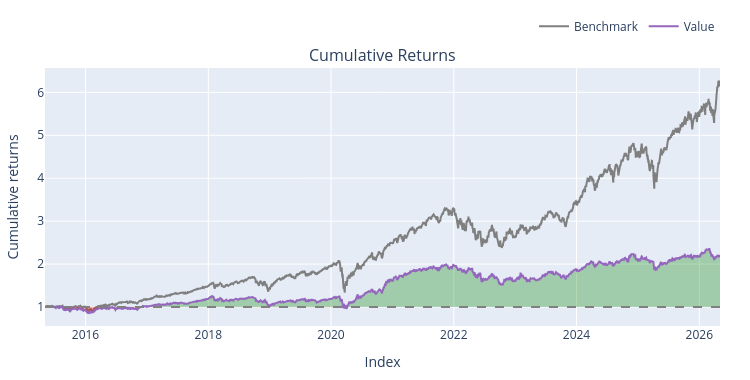

The notebook cell this image was saved under:
### Markdown cell above
### Donchian Channels strategy

### Code cell
macd_dict = {}
signal_dict = {}
hist_dict = {}
rsi_dict = {}
obv_dict = {}
obv_ma_dict = {}
bb_upper_dict = {}
bb_middle_dict = {}
bb_lower_dict = {}
dc_upper_dict = {}
dc_middle_dict = {}
dc_lower_dict = {}

donchian_window = 20

for ticker in close_df.columns:
    prices = close_df[ticker].to_numpy(dtype=np.float64)
    high_series = high_df[ticker]
    low_series = low_df[ticker]
    volume_values = volume_df[ticker].values

    macd, signal, hist = talib.MACD(
        prices,
        fastperiod=12,
        slowperiod=26,
        signalperiod=9
    )

    rsi = talib.RSI(
        prices,
        timeperiod=14
    )

    obv = talib.OBV(close_df[ticker].to_numpy(dtype = np.float64), volume_df[ticker].to_numpy(dtype = np.float64))
    oma = pd.Series(obv, index=close_df.index).rolling(20).mean()

    upper, middle, lower = talib.BBANDS(
        prices,
        timeperiod=20,
        nbdevup=2,
        nbdevdn=2,
        matype=0
    )

    donchian_upper = high_series.rolling(window=donchian_window).max().shift(1)
    donchian_lower = low_series.rolling(window=donchian_window).min().shift(1)
    donchian_middle = (donchian_upper + donchian_lower) / 2


    macd_dict[ticker] = macd
    signal_dict[ticker] = signal
    hist_dict[ticker] = hist
    rsi_dict[ticker] = rsi
    obv_dict[ticker] = obv
    obv_ma_dict[ticker] = oma
    bb_upper_dict[ticker] = upper
    bb_middle_dict[ticker] =  middle
    bb_lower_dict[ticker] = lower
    dc_upper_dict[ticker] = donchian_upper
    dc_lower_dict[ticker] = donchian_lower
    dc_middle_dict[ticker] = donchian_middle

macd_df = pd.DataFrame(macd_dict, index=close_df.index)
signal_df = pd.DataFrame(signal_dict, index=close_df.index)
hist_df = pd.DataFrame(hist_dict, index=close_df.index)
rsi_df = pd.DataFrame(rsi_dict, index = close_df.index )
obv_df = pd.DataFrame(obv_dict, index = close_df.index)
oma_df = pd.DataFrame(obv_ma_dict, index = close_df.index)
upper_df = pd.DataFrame(bb_upper_dict, index = close_df.index)
middle_df = pd.DataFrame(bb_middle_dict, index=close_df.index)
lower_df = pd.DataFrame(bb_lower_dict, close_df.index)
donchian_upper_df = pd.DataFrame(dc_upper_dict, index=close_df.index)
donchian_middle_df = pd.DataFrame(dc_middle_dict, index=close_df.index)
donchian_lower_df = pd.DataFrame(dc_lower_dict, index=close_df.index)


entries = (close_df >= donchian_middle_df).shift(1).fillna(False).astype(bool)
exits = (close_df < donchian_middle_df).shift(1).fillna(False).astype(bool)


backtest1 = vbt.Portfolio.from_signals(
    close=close_df,
    open = open_df,
    high = high_df,
    low = low_df,
    entries=entries,
    exits=exits,
    init_cash=100_000.0,
    size=0.1,                         
    size_type='percent',
    cash_sharing=True,                 
    group_by=True,                     
    freq='1D',
    fees=0.001,
    sl_stop = 0.10,
       
)


print(backtest1.stats())
backtest1.plot().show()

### Figure 1 — Plotly figure (JSON) as saved in the notebook; plotly's stock layout.template omitted (floating-point values rounded to 4 significant figures; data arrays with more than 128 entries replaced by an {"elided": "..."} marker saying what was removed)
{"data": [{"legendgroup": "0", "line": {"color": "#7f7f7f"}, "name": "Benchmark", "showlegend": true, "type": "scatter", "uid": "b381d26f-055a-40bc-901a-2bd9ca2fe938", "x": {"elided": "2766 str values"}, "xaxis": "x", "y": {"elided": "2766 float values"}, "yaxis": "y"}, {"hoverinfo": "skip", "legendgroup": "1", "line": {"color": "rgba(0, 0, 0, 0)", "width": 0}, "opacity": 0, "showlegend": false, "type": "scatter", "uid": "7486ce9b-32a1-4474-a330-7b9cb5efcc64", "x": {"elided": "2766 str values"}, "xaxis": "x", "y": {"elided": "2766 int values"}, "yaxis": "y"}, {"connectgaps": false, "fill": "tonexty", "fillcolor": "rgba(0, 128, 0, 0.3)", "hoverinfo": "skip", "legendgroup": "1", "line": {"color": "rgba(0, 0, 0, 0)", "width": 0}, "opacity": 0, "showlegend": false, "type": "scatter", "uid": "23523fbb-bc6e-4172-b071-63cb2d2c5adc", "x": {"elided": "2766 str values"}, "xaxis": "x", "y": {"elided": "2766 float values"}, "yaxis": "y"}, {"hoverinfo": "skip", "legendgroup": "1", "line": {"color": "rgba(0, 0, 0, 0)", "width": 0}, "opacity": 0, "showlegend": false, "type": "scatter", "uid": "b0a950f9-4b30-4d80-9e3d-ba9ec4f4451d", "x": {"elided": "2766 str values"}, "xaxis": "x", "y": {"elided": "2766 int values"}, "yaxis": "y"}, {"connectgaps": false, "fill": "tonexty", "fillcolor": "rgba(255, 0, 0, 0.3)", "hoverinfo": "skip", "legendgroup": "1", "line": {"color": "rgba(0, 0, 0, 0)", "width": 0}, "opacity": 0, "showlegend": false, "type": "scatter", "uid": "1d2d494e-9ecf-4060-a553-7bb78ba3b345", "x": {"elided": "2766 str values"}, "xaxis": "x", "y": {"elided": "2766 float values"}, "yaxis": "y"}, {"legendgroup": "2", "line": {"color": "#9467bd"}, "name": "Value", "showlegend": true, "type": "scatter", "uid": "ddf30a5f-0899-45bc-98a2-d74187b352b3", "x": {"elided": "2766 str values"}, "xaxis": "x", "y": {"elided": "2766 float values"}, "yaxis": "y"}, {"hoverinfo": "skip", "legendgroup": "1", "line": {"color": "rgba(0, 0, 0, 0)", "width": 0}, "opacity": 0, "showlegend": false, "type": "scatter", "uid": "e777ec7d-6a4b-48d3-af4d-0345f73f3328", "x": {"elided": "2766 str values"}, "xaxis": "x", "y": {"elided": "2766 int values"}, "yaxis": "y"}], "layout": {"annotations": [{"font": {"size": 16}, "showarrow": false, "text": "Cumulative Returns", "x": 0.5, "xanchor": "center", "xref": "paper", "y": 1, "yanchor": "bottom", "yref": "paper"}], "height": 380, "legend": {"orientation": "h", "traceorder": "normal", "x": 1, "xanchor": "right", "y": 1.105, "yanchor": "bottom"}, "margin": {"b": 30, "l": 30, "r": 30, "t": 30}, "shapes": [{"line": {"color": "gray", "dash": "dash"}, "type": "line", "x0": 0, "x1": 1, "xref": "paper", "y0": 1, "y1": 1, "yref": "y"}], "showlegend": true, "width": 750, "xaxis": {"anchor": "y", "domain": [0, 1], "title": {"text": "Index"}}, "yaxis": {"anchor": "x", "domain": [0, 1], "title": {"text": "Cumulative returns"}}}}
